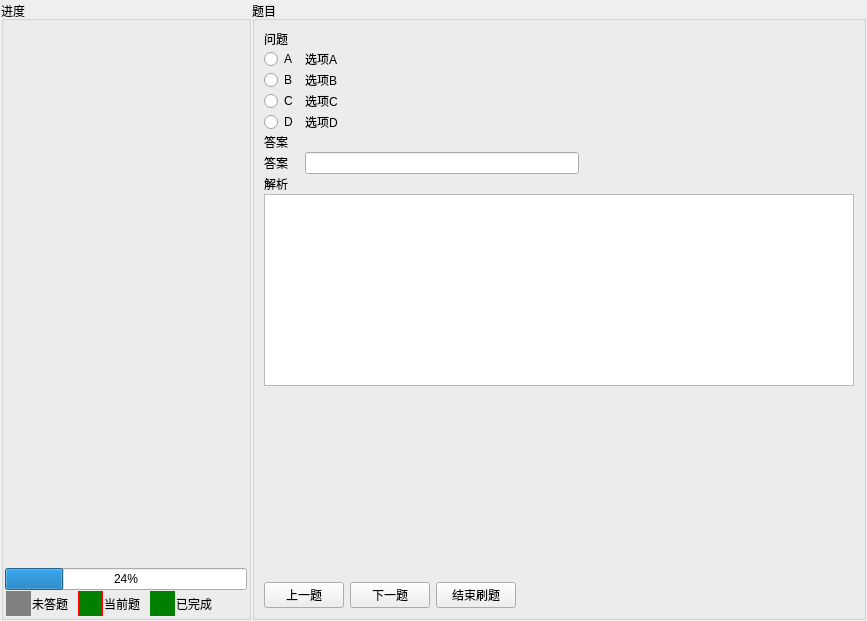
<?xml version="1.0" encoding="UTF-8"?>
<ui version="4.0">
 <class>WidgetQA</class>
 <widget class="QWidget" name="WidgetQA">
  <property name="geometry">
   <rect>
    <x>0</x>
    <y>0</y>
    <width>867</width>
    <height>621</height>
   </rect>
  </property>
  <property name="windowTitle">
   <string>Form</string>
  </property>
  <layout class="QGridLayout" name="layoutGWidget">
   <property name="leftMargin">
    <number>1</number>
   </property>
   <property name="topMargin">
    <number>1</number>
   </property>
   <property name="rightMargin">
    <number>1</number>
   </property>
   <property name="bottomMargin">
    <number>1</number>
   </property>
   <property name="spacing">
    <number>1</number>
   </property>
   <item row="0" column="0">
    <widget class="QGroupBox" name="groupBox">
     <property name="minimumSize">
      <size>
       <width>250</width>
       <height>0</height>
      </size>
     </property>
     <property name="maximumSize">
      <size>
       <width>250</width>
       <height>16777215</height>
      </size>
     </property>
     <property name="title">
      <string>进度</string>
     </property>
     <layout class="QGridLayout" name="layoutGPercent">
      <property name="leftMargin">
       <number>1</number>
      </property>
      <property name="topMargin">
       <number>1</number>
      </property>
      <property name="rightMargin">
       <number>1</number>
      </property>
      <property name="bottomMargin">
       <number>1</number>
      </property>
      <property name="spacing">
       <number>1</number>
      </property>
      <item row="0" column="0">
       <widget class="QFrame" name="frameNav">
        <property name="frameShape">
         <enum>QFrame::StyledPanel</enum>
        </property>
        <property name="frameShadow">
         <enum>QFrame::Raised</enum>
        </property>
       </widget>
      </item>
      <item row="1" column="0">
       <layout class="QGridLayout" name="gridLayout">
        <item row="2" column="4">
         <widget class="QLabel" name="labelUndone">
          <property name="minimumSize">
           <size>
            <width>45</width>
            <height>25</height>
           </size>
          </property>
          <property name="maximumSize">
           <size>
            <width>45</width>
            <height>25</height>
           </size>
          </property>
          <property name="text">
           <string>当前题</string>
          </property>
         </widget>
        </item>
        <item row="2" column="5">
         <widget class="QPushButton" name="btnDone">
          <property name="minimumSize">
           <size>
            <width>25</width>
            <height>25</height>
           </size>
          </property>
          <property name="maximumSize">
           <size>
            <width>25</width>
            <height>25</height>
           </size>
          </property>
          <property name="styleSheet">
           <string notr="true">border:1px solid green;
background-color: green;</string>
          </property>
          <property name="text">
           <string/>
          </property>
         </widget>
        </item>
        <item row="2" column="6">
         <widget class="QLabel" name="labelDone">
          <property name="minimumSize">
           <size>
            <width>45</width>
            <height>25</height>
           </size>
          </property>
          <property name="maximumSize">
           <size>
            <width>45</width>
            <height>25</height>
           </size>
          </property>
          <property name="text">
           <string>已完成</string>
          </property>
         </widget>
        </item>
        <item row="2" column="1">
         <widget class="QPushButton" name="btnUnknown">
          <property name="enabled">
           <bool>false</bool>
          </property>
          <property name="minimumSize">
           <size>
            <width>25</width>
            <height>25</height>
           </size>
          </property>
          <property name="maximumSize">
           <size>
            <width>25</width>
            <height>25</height>
           </size>
          </property>
          <property name="styleSheet">
           <string notr="true">border:1px solid gray;
background-color:gray;</string>
          </property>
          <property name="text">
           <string/>
          </property>
         </widget>
        </item>
        <item row="2" column="2">
         <widget class="QLabel" name="labelUnknown">
          <property name="minimumSize">
           <size>
            <width>45</width>
            <height>25</height>
           </size>
          </property>
          <property name="maximumSize">
           <size>
            <width>45</width>
            <height>25</height>
           </size>
          </property>
          <property name="text">
           <string>未答题</string>
          </property>
         </widget>
        </item>
        <item row="1" column="0" colspan="8">
         <widget class="QProgressBar" name="progressBar">
          <property name="value">
           <number>24</number>
          </property>
         </widget>
        </item>
        <item row="2" column="3">
         <widget class="QPushButton" name="btnUndone">
          <property name="minimumSize">
           <size>
            <width>25</width>
            <height>25</height>
           </size>
          </property>
          <property name="maximumSize">
           <size>
            <width>25</width>
            <height>25</height>
           </size>
          </property>
          <property name="styleSheet">
           <string notr="true">border:1px solid red;
background-color: green;</string>
          </property>
          <property name="text">
           <string/>
          </property>
         </widget>
        </item>
        <item row="2" column="7">
         <spacer name="spacerHStatusR">
          <property name="orientation">
           <enum>Qt::Horizontal</enum>
          </property>
          <property name="sizeHint" stdset="0">
           <size>
            <width>40</width>
            <height>20</height>
           </size>
          </property>
         </spacer>
        </item>
        <item row="2" column="0">
         <spacer name="spacerHStatusL">
          <property name="orientation">
           <enum>Qt::Horizontal</enum>
          </property>
          <property name="sizeHint" stdset="0">
           <size>
            <width>13</width>
            <height>20</height>
           </size>
          </property>
         </spacer>
        </item>
        <item row="0" column="0" colspan="7">
         <spacer name="verticalSpacer_2">
          <property name="orientation">
           <enum>Qt::Vertical</enum>
          </property>
          <property name="sizeHint" stdset="0">
           <size>
            <width>20</width>
            <height>40</height>
           </size>
          </property>
         </spacer>
        </item>
       </layout>
      </item>
     </layout>
    </widget>
   </item>
   <item row="0" column="1">
    <widget class="QGroupBox" name="groupBox_2">
     <property name="title">
      <string>题目</string>
     </property>
     <layout class="QGridLayout" name="gridLayout_3">
      <item row="3" column="0">
       <layout class="QHBoxLayout" name="horizontalLayout">
        <item>
         <widget class="QPushButton" name="btnPrevious">
          <property name="text">
           <string>上一题</string>
          </property>
         </widget>
        </item>
        <item>
         <widget class="QPushButton" name="btnNext">
          <property name="text">
           <string>下一题</string>
          </property>
         </widget>
        </item>
        <item>
         <widget class="QPushButton" name="btnEnd">
          <property name="text">
           <string>结束刷题</string>
          </property>
         </widget>
        </item>
        <item>
         <spacer name="spacerHNextBtn">
          <property name="orientation">
           <enum>Qt::Horizontal</enum>
          </property>
          <property name="sizeHint" stdset="0">
           <size>
            <width>40</width>
            <height>20</height>
           </size>
          </property>
         </spacer>
        </item>
       </layout>
      </item>
      <item row="0" column="0">
       <layout class="QGridLayout" name="layoutGQA">
        <property name="spacing">
         <number>1</number>
        </property>
        <item row="6" column="2">
         <spacer name="horizontalSpacer">
          <property name="orientation">
           <enum>Qt::Horizontal</enum>
          </property>
          <property name="sizeHint" stdset="0">
           <size>
            <width>40</width>
            <height>20</height>
           </size>
          </property>
         </spacer>
        </item>
        <item row="4" column="1" colspan="2">
         <widget class="QLabel" name="labelD">
          <property name="text">
           <string>选项D</string>
          </property>
          <property name="wordWrap">
           <bool>true</bool>
          </property>
         </widget>
        </item>
        <item row="2" column="1" colspan="2">
         <widget class="QLabel" name="labelB">
          <property name="text">
           <string>选项B</string>
          </property>
          <property name="wordWrap">
           <bool>true</bool>
          </property>
         </widget>
        </item>
        <item row="8" column="0" colspan="3">
         <widget class="QTextEdit" name="textEdit"/>
        </item>
        <item row="3" column="1" colspan="2">
         <widget class="QLabel" name="labelC">
          <property name="text">
           <string>选项C</string>
          </property>
          <property name="wordWrap">
           <bool>true</bool>
          </property>
         </widget>
        </item>
        <item row="6" column="1">
         <widget class="QLineEdit" name="lineEdit"/>
        </item>
        <item row="6" column="0">
         <widget class="QLabel" name="label_2">
          <property name="text">
           <string>答案</string>
          </property>
         </widget>
        </item>
        <item row="3" column="0">
         <widget class="QRadioButton" name="radioBtnC">
          <property name="minimumSize">
           <size>
            <width>40</width>
            <height>0</height>
           </size>
          </property>
          <property name="maximumSize">
           <size>
            <width>40</width>
            <height>16777215</height>
           </size>
          </property>
          <property name="text">
           <string>C</string>
          </property>
          <property name="autoExclusive">
           <bool>false</bool>
          </property>
         </widget>
        </item>
        <item row="1" column="0">
         <widget class="QRadioButton" name="radioBtnA">
          <property name="minimumSize">
           <size>
            <width>40</width>
            <height>0</height>
           </size>
          </property>
          <property name="maximumSize">
           <size>
            <width>40</width>
            <height>16777215</height>
           </size>
          </property>
          <property name="text">
           <string>A</string>
          </property>
          <property name="autoExclusive">
           <bool>false</bool>
          </property>
         </widget>
        </item>
        <item row="4" column="0">
         <widget class="QRadioButton" name="radioBtnD">
          <property name="minimumSize">
           <size>
            <width>40</width>
            <height>0</height>
           </size>
          </property>
          <property name="maximumSize">
           <size>
            <width>40</width>
            <height>16777215</height>
           </size>
          </property>
          <property name="text">
           <string>D</string>
          </property>
          <property name="autoExclusive">
           <bool>false</bool>
          </property>
         </widget>
        </item>
        <item row="5" column="0" colspan="3">
         <widget class="QLabel" name="label">
          <property name="text">
           <string>答案</string>
          </property>
         </widget>
        </item>
        <item row="0" column="0" colspan="3">
         <widget class="QLabel" name="labelQuestion">
          <property name="text">
           <string>问题</string>
          </property>
          <property name="wordWrap">
           <bool>true</bool>
          </property>
         </widget>
        </item>
        <item row="1" column="1" colspan="2">
         <widget class="QLabel" name="labelA">
          <property name="text">
           <string>选项A</string>
          </property>
          <property name="wordWrap">
           <bool>true</bool>
          </property>
         </widget>
        </item>
        <item row="2" column="0">
         <widget class="QRadioButton" name="radioBtnB">
          <property name="minimumSize">
           <size>
            <width>40</width>
            <height>0</height>
           </size>
          </property>
          <property name="maximumSize">
           <size>
            <width>40</width>
            <height>16777215</height>
           </size>
          </property>
          <property name="text">
           <string>B</string>
          </property>
          <property name="autoExclusive">
           <bool>false</bool>
          </property>
         </widget>
        </item>
        <item row="7" column="0" colspan="3">
         <widget class="QLabel" name="label_3">
          <property name="text">
           <string>解析</string>
          </property>
         </widget>
        </item>
        <item row="9" column="0" colspan="3">
         <spacer name="verticalSpacer">
          <property name="orientation">
           <enum>Qt::Vertical</enum>
          </property>
          <property name="sizeHint" stdset="0">
           <size>
            <width>20</width>
            <height>40</height>
           </size>
          </property>
         </spacer>
        </item>
       </layout>
      </item>
     </layout>
    </widget>
   </item>
  </layout>
 </widget>
 <resources/>
 <connections/>
</ui>
